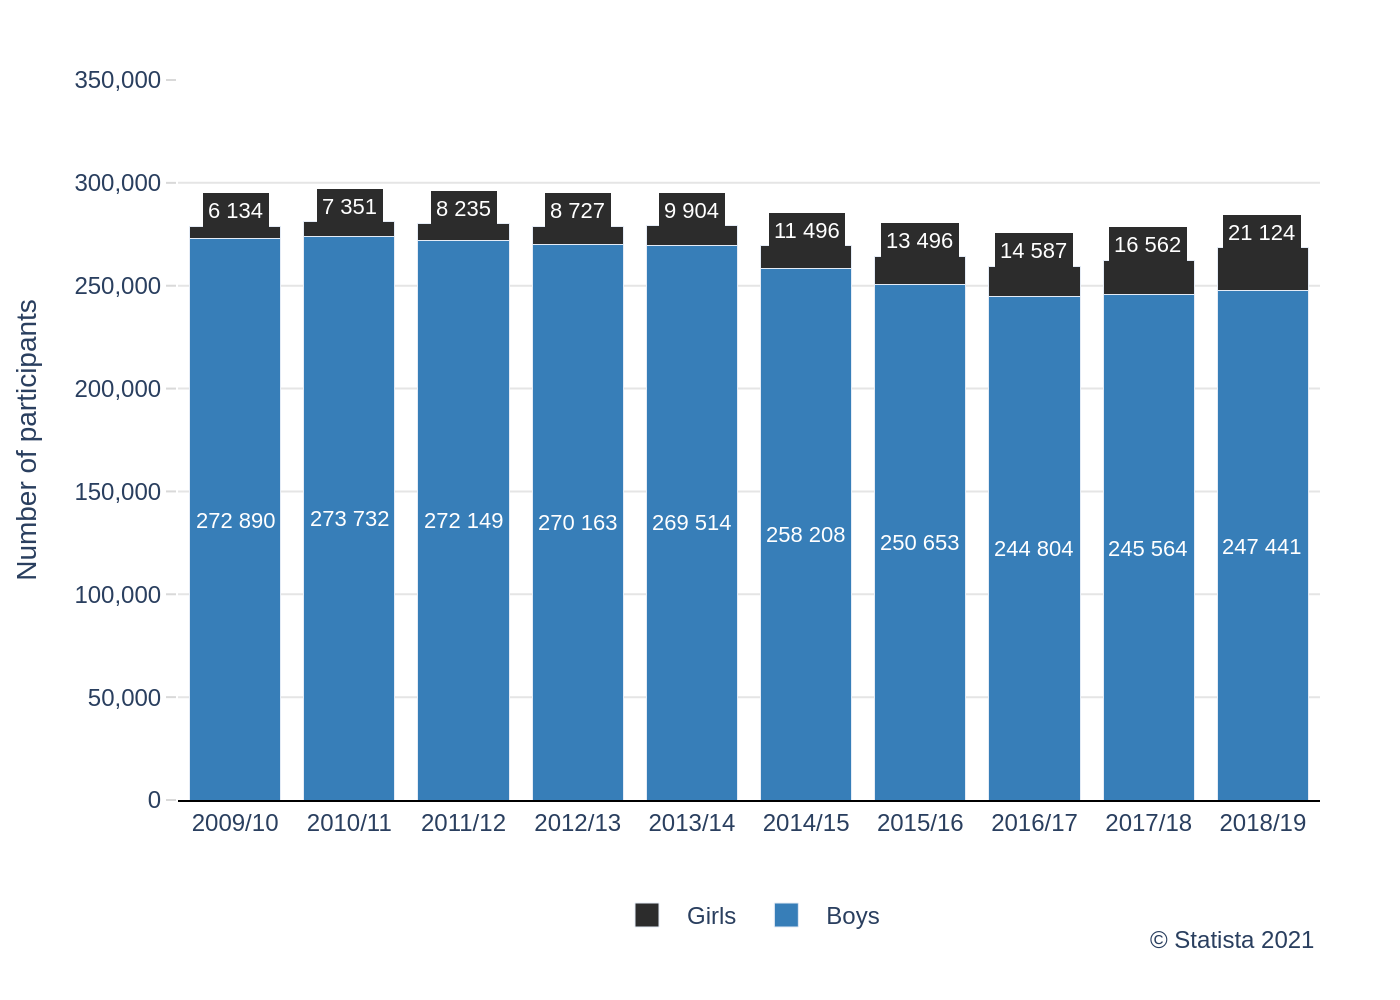

The script that drew this image:
import sys
import json
import plotly.graph_objects as go
from pathlib import Path

# Check for command-line argument
if len(sys.argv) != 2:
    print("Usage: python generate_chart.py <json_file_path>")
    sys.exit(1)

json_path = sys.argv[1]

# Read data from the JSON file
try:
    with open(json_path, 'r', encoding='utf-8') as f:
        chart_info = json.load(f)
except FileNotFoundError:
    print(f"Error: JSON file not found at {json_path}")
    sys.exit(1)
except json.JSONDecodeError:
    print(f"Error: Could not decode JSON from {json_path}")
    sys.exit(1)

# Extract data for plotting
chart_data = chart_info['chart_data']
texts = chart_info['texts']
colors = chart_info['colors']
categories = chart_data['categories']
series = chart_data['series']

# Initialize figure
fig = go.Figure()

# Add bar traces for each series
for i, s in enumerate(series):
    fig.add_trace(go.Bar(
        x=categories,
        y=s['data'],
        name=s['name'],
        marker_color=colors[i],
        hoverinfo='skip'
    ))

# This chart has custom annotations instead of standard bar text
boys_data = series[0]['data']
girls_data = series[1]['data']

# Add annotations for the 'Boys' series (inside the blue bars)
for i, val in enumerate(boys_data):
    fig.add_annotation(
        x=categories[i],
        y=val / 2,
        text=f"{val:,}".replace(",", " "),
        showarrow=False,
        font=dict(family="Arial", size=11, color="white")
    )

# Add annotations for the 'Girls' series (in black boxes above the bars)
for i, val in enumerate(girls_data):
    total_height = boys_data[i] + val
    fig.add_annotation(
        x=categories[i],
        y=total_height,
        text=f"{val:,}".replace(",", " "),
        showarrow=False,
        font=dict(family="Arial", size=11, color="white"),
        bgcolor=colors[1],
        borderpad=2,
        yshift=8
    )

# Update layout
fig.update_layout(
    barmode='stack',
    plot_bgcolor='white',
    xaxis=dict(
        title_text=texts['x_axis_title'],
        showgrid=False,
        linecolor='black',
        ticks=''
    ),
    yaxis=dict(
        title_text=texts['y_axis_title'],
        range=[0, 350000],
        gridcolor='#E5E5E5',
        tickformat=',.0f',
        zeroline=False,
        ticks='outside',
        tickcolor='#d9d9d9'
    ),
    font=dict(
        family="Arial",
        size=12
    ),
    legend=dict(
        orientation="h",
        yanchor="bottom",
        y=-0.2,
        xanchor="center",
        x=0.5
    ),
    margin=dict(l=80, r=40, t=40, b=100)
)

# Add source annotation
if texts.get('source'):
    fig.add_annotation(
        text=texts['source'],
        align='left',
        showarrow=False,
        xref='paper',
        yref='paper',
        x=1.0,
        y=-0.22,
        xanchor='right',
        yanchor='bottom'
    )

# Determine output filename and save the image
base_filename = Path(json_path).stem
output_filename = f"{base_filename}.png"
fig.write_image(output_filename, scale=2)

print(f"Chart saved to {output_filename}")
